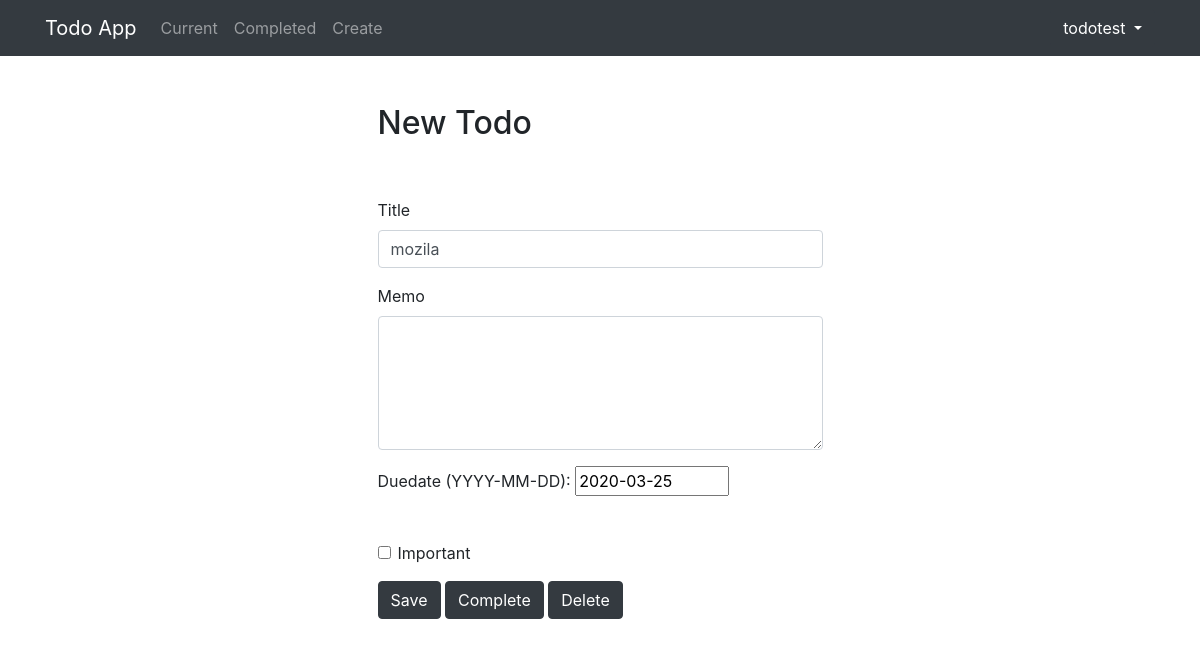
The app's page /todo/21 (signed in), older data.
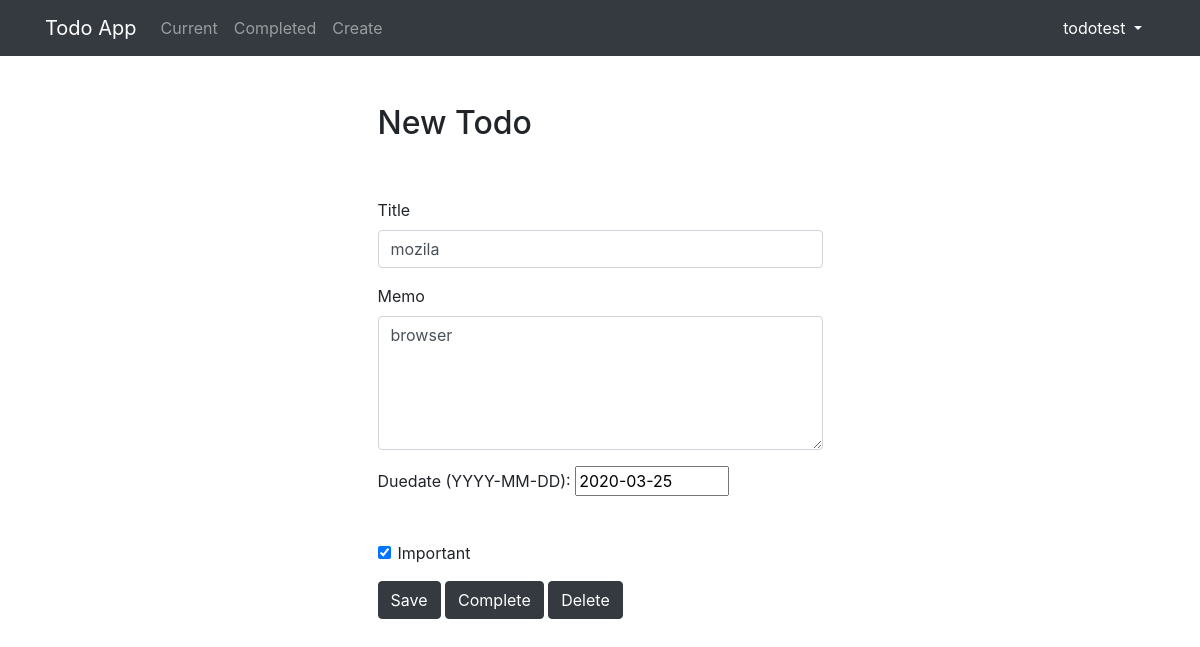
The same page, newer data.
### todolist/models.py (models this page shows, shortened)
class Todo(models.Model):
    title = models.CharField(max_length = 100)
    memo = models.TextField(blank = True)
    created = models.DateTimeField(auto_now_add = True)
    datecompleted = models.DateTimeField(null = True, blank = True)
    important = models.BooleanField(default = False)
    user = models.ForeignKey(User, on_delete=models.CASCADE)
    duedate = models.DateField(auto_now = False, null = True, blank = True)

### todolist/views.py (the view, shortened to what this page needs)
# urls.py: path('todo/<int:todo_pk>', views.viewtodo, name = "viewtodo"),
@login_required
def viewtodo(request, todo_pk):
    todo = get_object_or_404(Todo, pk=todo_pk, user = request.user)
    if request.method == "GET":
        form = TodoForm(instance = todo)
        context = {
            'todo': todo,
            'form': form
        }
        return render(request, 'todolist/viewtodo.html', context)

### todolist/forms.py
class TodoForm(ModelForm):
    class Meta:
        model = Todo
        fields = ['title', 'memo', 'important','duedate']

### todolist/templates/todolist/viewtodo.html (shortened to what this page needs)
{% extends "todolist/base.html" %}
{% block content %}
    <div class="row justify-content-center mt-5">
        <div class="col-md-5">
            <h2>New Todo</h2>
        </div>
    </div>
    <div class="row justify-content-center mt-5">
        <div class="col-md-5">
            <form method="POST">
                <div class="form-group">
                    <label for="title">Title</label>
                    <input type="text" name="title" class="form-control" id="title" value="{{ todo.title }}" required>
                </div>
                <div class="form-group">
                    <label for="memo">Memo</label>
                    <textarea name="memo" rows="5" class="form-control" id="memo" >{{ todo.memo }}</textarea>
                </div>
                <div class="form-group">
                    <label for="id_duedate">Duedate (YYYY-MM-DD):</label>
                    <input type="text" name="duedate" autocomplete="off" value = "{{ todo.duedate|date:'Y-m-j'}}" class="vDateField" size="10" id="id_duedate">
                </div> <br>
                <div class="form-group form-check">
                    <input type="checkbox" name="important" class="form-check-input" id="important" {% if todo.important %}checked{% endif %}>
                    <label class="form-check-label" for="important">Important</label>
                </div>
                <button type="submit" class="btn btn-dark">Save</button>
                <button type="button" class="btn btn-dark" onclick="$('#complete').click()">Complete</button>
                <button type="button" class="btn btn-dark" onclick="$('#delete').click()">Delete</button>
            </form>
        </div>
    </div>
{% endblock %}

Row changes from the older to the newer data that the page shows:
changed Todo "mozila": memo (not shown) → "browser"; important "☐" → "☑"
